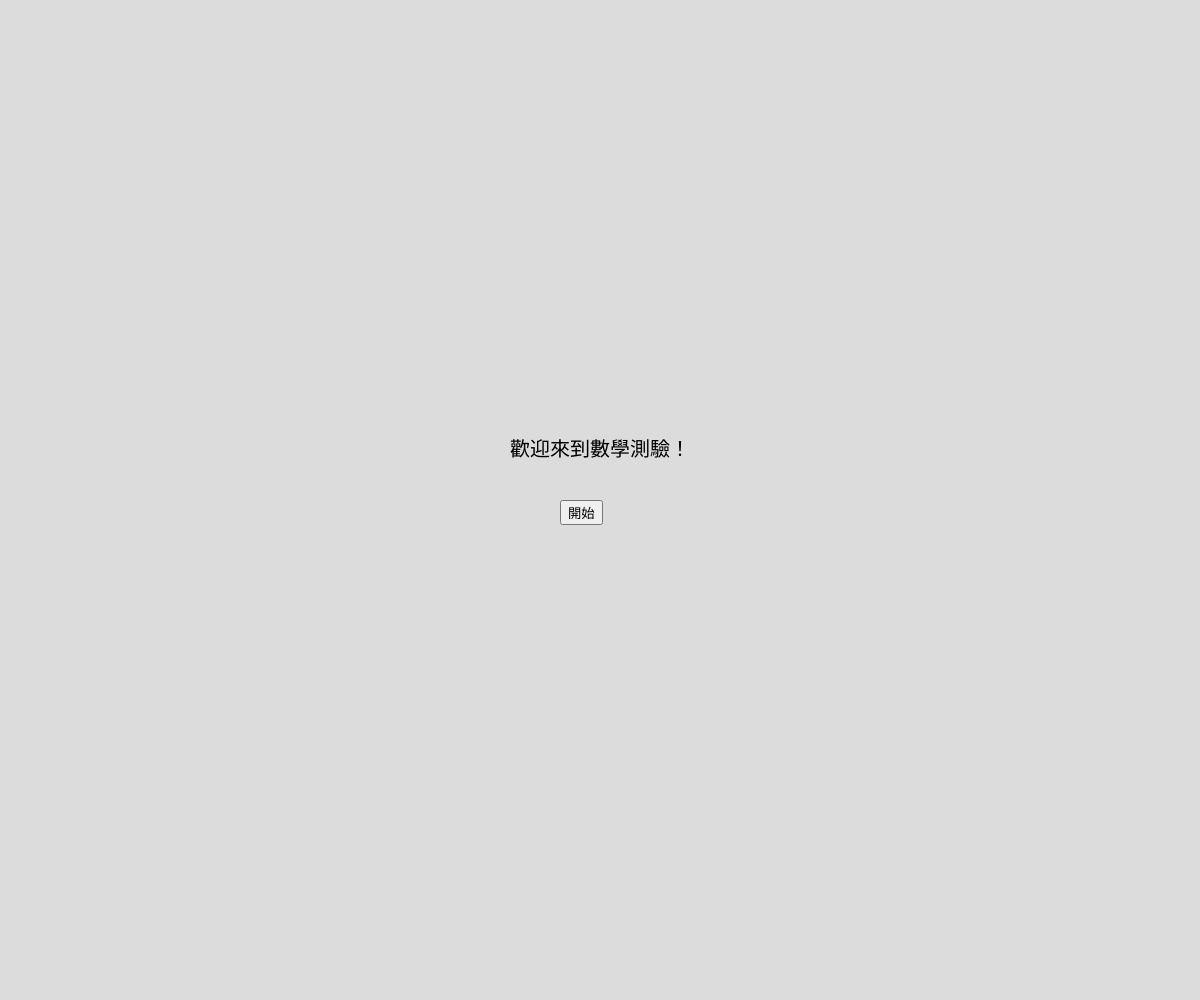
Frame 1 (no input)
Frame 60 (no input): identical to frame 1, image omitted
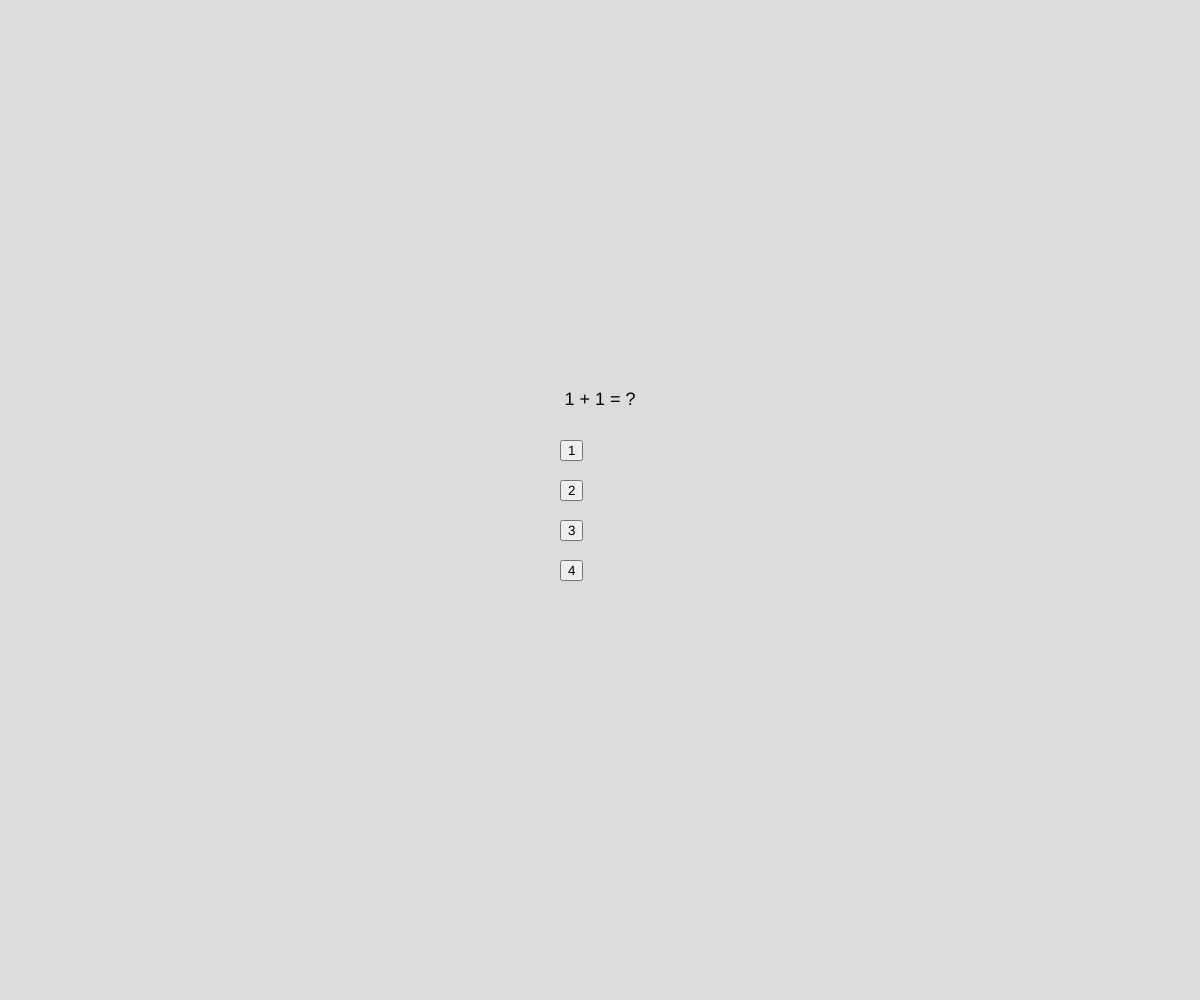
Frame 120 (the mouse pressed at the canvas centre since frame 60)

The p5.js sketch that drew these frames (run headless with seeded random() and noise() and a simulated clock; from frame 60 on, the mouse is pressed at the canvas centre):

// p5.js sketch
// ── sketch.js
let questions = [
  { question: "1 + 1 = ?", options: ["1", "2", "3", "4"], answer: 1 },
  { question: "2 + 2 = ?", options: ["2", "3", "4", "5"], answer: 2 },
  { question: "3 + 1 = ?", options: ["3", "4", "5", "6"], answer: 1 },
  { question: "5 - 3 = ?", options: ["1", "2", "3", "4"], answer: 1 },
  { question: "4 + 0 = ?", options: ["3", "4", "5", "6"], answer: 1 },
];

let currentQuestion = -1;
let correctCount = 0;
let incorrectCount = 0;
let startButton;
let optionButtons = [];

function setup() {
  createCanvas(windowWidth, windowHeight);
  startButton = createButton("開始");
  startButton.position(width / 2 - 40, height / 2); // 將按鈕置於畫布中間
  startButton.mousePressed(startQuiz);
}

function draw() {
  background(220);
  if (currentQuestion === -1) {
    textSize(20);
    textAlign(CENTER, CENTER);
    text("歡迎來到數學測驗！", width / 2, height / 2 - 50);
  } else if (currentQuestion < questions.length) {
    displayQuestion();
  } else {
    displayResult();
  }
}

function startQuiz() {
  startButton.hide();
  currentQuestion = 0;
  createOptionButtons();
}

function createOptionButtons() {
  for (let i = 0; i < 4; i++) {
    let btn = createButton("");
    btn.position(width / 2 - 40, height / 2 - 60 + i * 40); // 按鈕垂直排列在畫布中間
    btn.mousePressed(() => checkAnswer(i));
    optionButtons.push(btn);
  }
  updateQuestion();
}

function updateQuestion() {
  let q = questions[currentQuestion];
  for (let i = 0; i < optionButtons.length; i++) {
    optionButtons[i].html(q.options[i]);
  }
}

function checkAnswer(selected) {
  if (selected === questions[currentQuestion].answer) {
    correctCount++;
  } else {
    incorrectCount++;
  }
  currentQuestion++;
  if (currentQuestion < questions.length) {
    updateQuestion();
  } else {
    for (let btn of optionButtons) {
      btn.hide();
    }
  }
}

function displayQuestion() {
  textSize(18);
  textAlign(CENTER, CENTER);
  text(questions[currentQuestion].question, width / 2, height / 2 - 100);
}

function displayResult() {
  textSize(20);
  textAlign(CENTER, CENTER);
  text(`測驗結束！`, width / 2, height / 2 - 50);
  text(`答對：${correctCount} 題`, width / 2, height / 2);
  text(`答錯：${incorrectCount} 題`, width / 2, height / 2 + 50);
}
